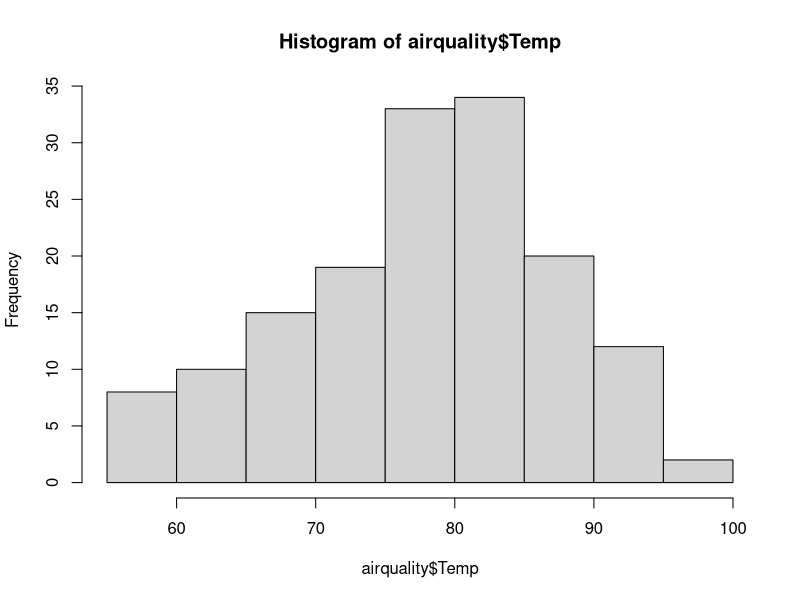
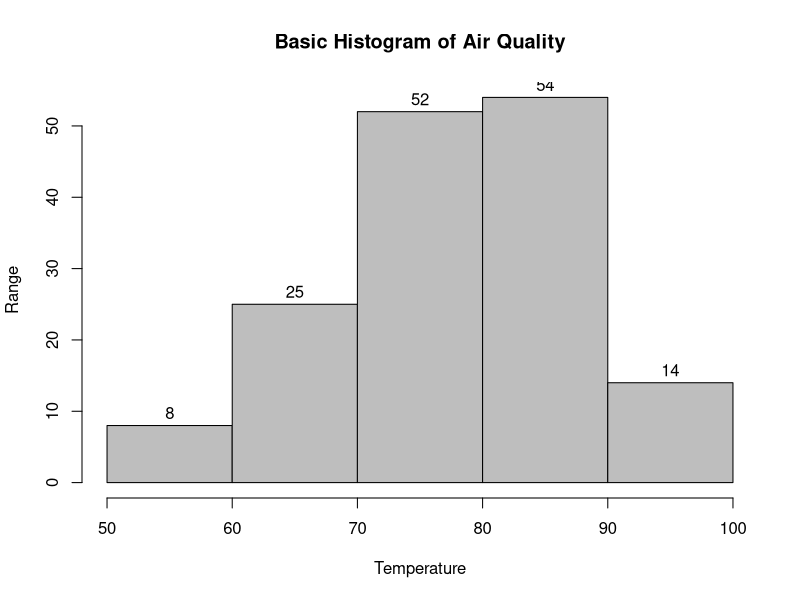
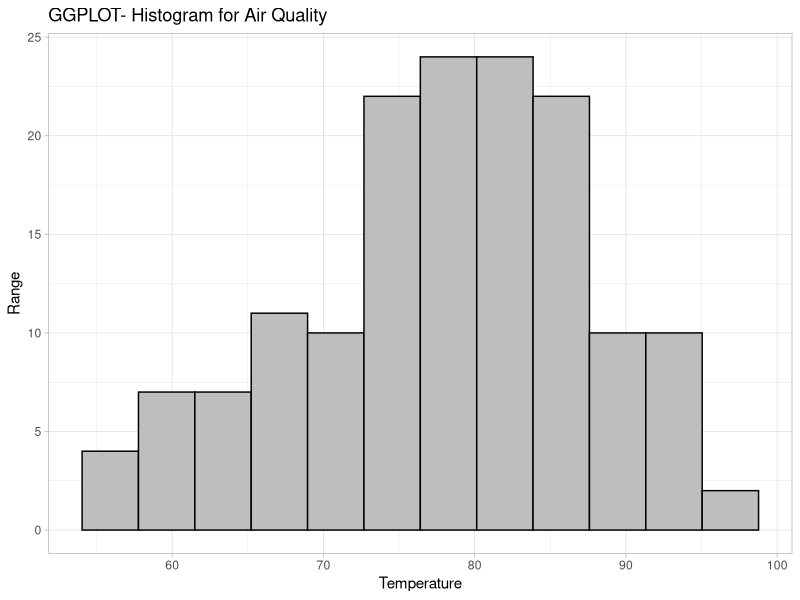

Recreate these plots in R, in order.
airquality
class(airquality)
hist(airquality$Temp)

View(airquality)

hist(airquality$Temp,
     breaks=5,
     main= "Basic Histogram of Air Quality",
     xlab= "Temperature",
     ylab= "Range",
     labels=TRUE,
     col = "grey",
     border = "black")

library(ggplot2)
ggplot(
  airquality,
  aes(x=Temp)
)+
  geom_histogram(
    bins = 12,
    fill = "grey",
    col = "black")+
  labs(
    title= "GGPLOT- Histogram for Air Quality",
    x = "Temperature",
    y = "Range" ) +
  theme_light()
